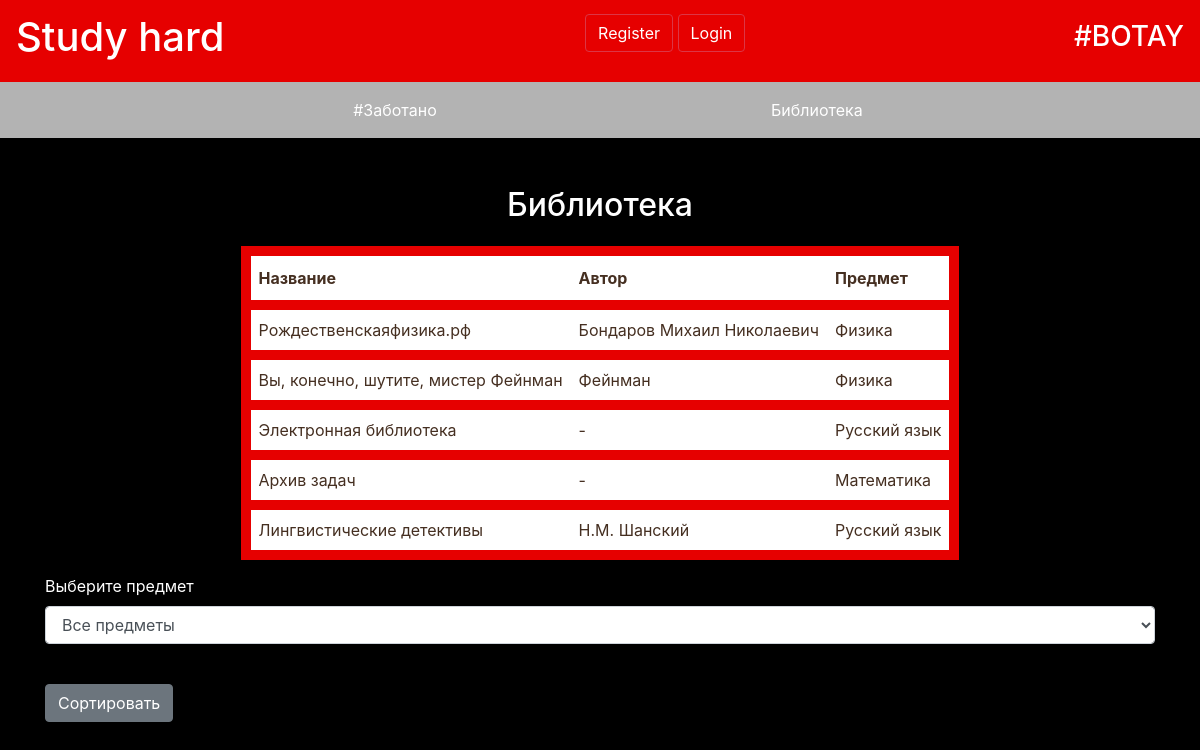
The app's page /library/all with its own data.
### data/users1.py (models this page shows)
class Books(SqlAlchemyBase, UserMixin):
    __tablename__ = 'books'
    id = sqlalchemy.Column(sqlalchemy.Integer,
                           primary_key=True, autoincrement=True)
    title = sqlalchemy.Column(sqlalchemy.String, nullable=True)
    author = sqlalchemy.Column(sqlalchemy.String, nullable=True)
    subject = sqlalchemy.Column(sqlalchemy.String, nullable=True)
    link = sqlalchemy.Column(sqlalchemy.String, nullable=True)
    is_checked = sqlalchemy.Column(sqlalchemy.Boolean, default=False)

### main.py (the view)
@app.route("/library/<param>", methods=['GET', 'POST'])
def library(param='all'):
    form = SearchForm()
    session = db_session.create_session()
    if param == 'all':
        books = session.query(Books)
    else:
        books = session.query(Books).filter(Books.subject == param)
    session = db_session.create_session()
    available_groups = session.query(Books).all()
    groups_list = [('all', 'Все предметы')]
    for i in available_groups:
        if not ((i.subject, i.subject) in groups_list):
            groups_list.append((i.subject, i.subject))
    groups_list = sorted(groups_list)
    form.groupID.choices = groups_list
    if form.validate_on_submit():
        new = '/library/' + form.groupID.data
        return redirect(new)
    return render_template("library.html", title='library', books=books, form=form)

### main.py
class SearchForm(FlaskForm):
    groupID = SelectField('Выберите предмет', coerce=str, validators=[InputRequired()])
    submit = SubmitField('Сортировать')

### data/db_session.py (called while the page is built)
def create_session() -> Session:
    global __factory
    return __factory()

### templates/library.html (shortened to what this page needs)
{% extends "base.html" %}
{% block content %}
    <br></br>
    <h2 style="color:white;" align="center">Библиотека</h2>
        <br>
            <table align="center">
                <tr>
                  <th>Название</th>
                  <th>Автор</th>
                  <th>Предмет</th>
                </tr>
                {% for item in books%}
                {% if item.is_checked %}
                    <tr>
                        <td>{{item.title}}</td>
                        <td>{{item.author}}</td>
                        <td>{{item.subject}}</td>
                    </tr>
                {% endif %}
                {% endfor %}
            </table>
<form action="" method="post">
        <p>
            {{ form.groupID.label }}<br>
            {{ form.groupID(class="form-control") }}<br>
        </p>
        <p>{{ form.submit(type="submit", class="btn btn-secondary") }}</p>
</form>
{% endblock %}

### static/css/style_table.css (style rules this page uses)
table { text-align: left; border-collapse: collapse; box-shadow: 0 0 0 10px #e60000; color: #452F21; }
th { padding: 10px 8px; background: white; }
td { border-top: 10px solid #e60000; padding: 8px; background: white; }

### static/css/style_body.css (style rules this page uses)
body { background-color: #000000; }
p { color: white; }
h2 { color: white; }

### templates/library.html (style rules this page uses)
body { background-color: #000000; }
p { color: white; }
table { text-align: left; border-collapse: collapse; box-shadow: 0 0 0 10px #e60000; color: #452F21; }
th { padding: 10px 8px; background: white; }
td { border-top: 10px solid #e60000; padding: 8px; background: white; }

### records on screen
Books: title "Рождественскаяфизика.рф", author "Бондаров Михаил Николаевич", subject "Физика"
Books: title "Вы, конечно, шутите, мистер Фейнман", author "Фейнман", subject "Физика"
Books: title "Электронная библиотека", author "-", subject "Русский язык"
Books: title "Архив задач", author "-", subject "Математика"
Books: title "Лингвистические детективы", author "Н.М. Шанский", subject "Русский язык"
